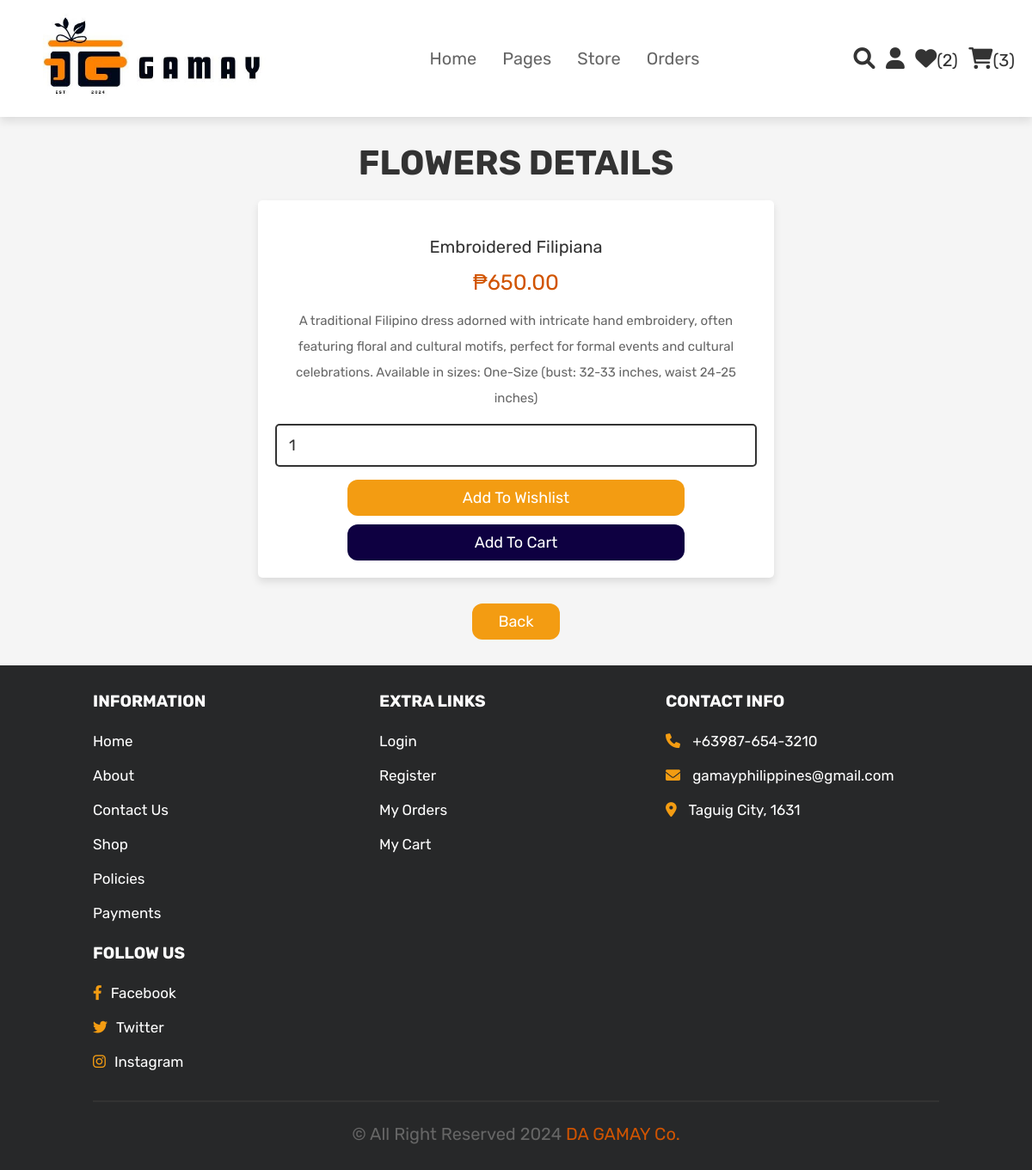
Screenshot of /view_page.php?pid=76 (signed in) with the database file from the repository.
### tables this page shows
CREATE TABLE `products` (
  `id` int(100) NOT NULL,
  `name` varchar(255) NOT NULL,
  `details` varchar(255) NOT NULL,
  `stock` int(11) NOT NULL,
  `sold` int(11) NOT NULL,
  `price` int(100) NOT NULL,
  `image` varchar(255) NOT NULL,
  `date_and_time` datetime DEFAULT NULL
);

### view_page.php (the view, shortened to what this page needs)
<?php
@include 'config.php';
?>
<!DOCTYPE html>
<html lang="en">
<head>
   <link rel="stylesheet" href="https://cdnjs.cloudflare.com/ajax/libs/font-awesome/6.0.0/css/all.min.css">
   <link rel="stylesheet" href="css/new.css">
</head>
<body>
<?php @include 'header.php'; ?>
<section class="quick-view">
    <h1 class="title">Flowers Details</h1>
    <?php
        if(isset($_GET['pid'])){
            $pid = $_GET['pid'];
            $select_products = mysqli_query($conn, "SELECT * FROM `products` WHERE id = '$pid'") or die('query failed');
         if(mysqli_num_rows($select_products) > 0){
            while($fetch_products = mysqli_fetch_assoc($select_products)){
    ?>
    <form action="" method="POST">
         <div class="name"><?php echo $fetch_products['name']; ?></div>
         <div class="price">₱<?php echo $fetch_products['price']; ?>.00</div>
         <div class="details"><?php echo $fetch_products['details']; ?></div>
         <input type="number" name="product_quantity" value="1" min="0" class="qty">
         <input type="submit" value="add to wishlist" name="add_to_wishlist" class="option-btn">
         <input type="submit" value="add to cart" name="add_to_cart" class="btn">
      </form>
    <?php
            }
        }else{
        echo '<p class="empty">no products details available!</p>';
        }
    }
    ?>
    <div class="more-btn">
        <a href="shop.php" class="option-btn">Back</a>
    </div>
</section>
<?php @include 'footer.php'; ?>
</body>
</html>

### css/new.css (style rules this page uses)
:root { --blue:#0e0041; --red:#d15400; --orange:#f39c12; --black:#333; --white:#fff; --light-color:#666; --light-white:#ccc; --light-bg:#f5f5f5; --border:.2rem solid var(--black); --box-shadow:0 .5rem 1rem rgba(0,0,0,.1); }
* { font-family: 'Rubik', sans-serif; margin:0; padding:0; box-sizing: border-box; outline: none; border:none; text-decoration: none; transition:all .2s linear; }
html { font-size: 62.5%; overflow-x: hidden; scroll-behavior: smooth; scroll-padding-top: 6.5rem; }
body { background: var(--light-bg); }
section { padding:3rem 9%; }
.btn, .delete-btn, .option-btn { display: inline-block; border-radius: 12px; margin-top: 1rem; font-size: 1.8rem; color:var(--white); cursor: pointer; padding:1rem 3rem; text-transform: capitalize; }
.btn { background-color: var(--blue); }
.option-btn { background-color: var(--orange); }
.more-btn { margin-top: 2rem; text-align: center; }
.title { text-align: center; margin-bottom: 2rem; color:var(--black); text-transform: uppercase; font-size: 4rem; }
input { width: 70%; background: transparent; border: 0; outline: 0; padding: 15px 20px; font-size: 15px; }
.quick-view form { max-width: 60rem; padding:2rem; text-align: center; box-shadow: var(--box-shadow); border-radius: .5rem; background-color: var(--white); margin:0 auto; }
.quick-view form .name { margin:1rem 0; font-size: 2rem; color:var(--black); }
.quick-view form .price { color:var(--red); font-size: 2.5rem; padding:.5rem 0; }
.quick-view form .details { padding:1rem 0; font-size: 1.5rem; color:var(--light-color); line-height: 2; }
.quick-view form .qty { width: 100%; padding:1.2rem 1.4rem; font-size: 1.8rem; color:var(--black); border-radius: .5rem; border:var(--border); margin:.5rem 0; }

### rows the page displays
products: name "Embroidered Filipiana", price "650", details "A traditional Filipino dress adorned with intricate hand embroidery, often featuring floral and cultural motifs, perfect for formal events and cultural celebrations. Available in sizes: One-Size (bust: 32-33 inches, waist 24-25 inches)"

### other values shown
$wishlist_num_rows "2"
$cart_num_rows "3"
